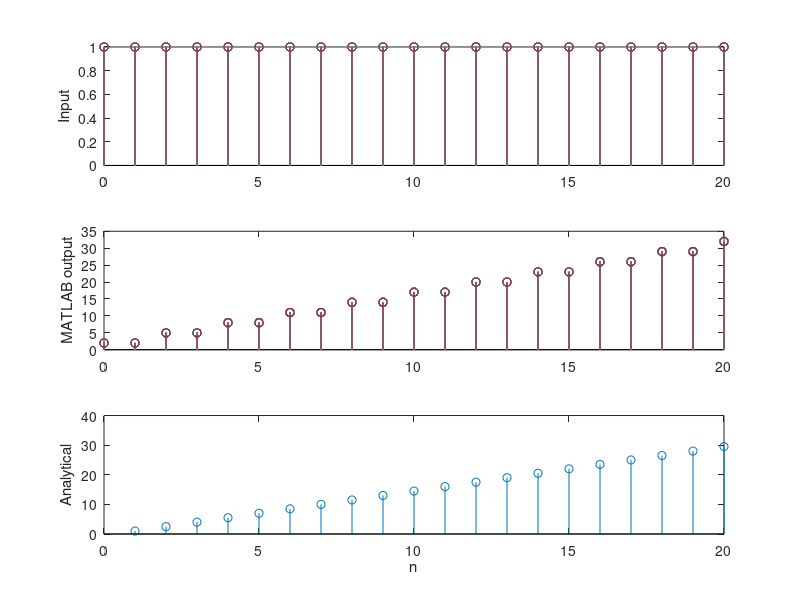

MATLAB code to generate this figure:
n = 0: 20;
num = [2 0 1];
den = [1 0 -1];
x = [ones(length(n))];
ym = filter(num, den, x);
ya = 3/4*(-1.^n) + 3/2*n.*(1.^n) + 1/4*(1.^n);
subplot (3, 1, 1), stem(n, x), ylabel('Input');
subplot (3, 1, 2), stem(n, ym), ylabel ('MATLAB output');
subplot (3, 1, 3), stem(n, ya); ylabel('Analytical');
xlabel ('n');
axis([0 20 0 40]);
